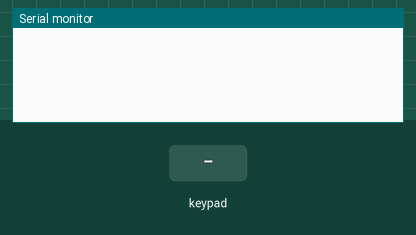
A sketch run on a simulated Arduino Uno, built with avr-gcc and run on an emulated ATmega328P. Parts: the last lines printed to the serial monitor. Wiring (inferred from the names in the program): 4×4 keypad with keys 1 2 3 A 4 5 6 B 7 8 9 C * 0 # D (labels assumed): rows pin 4, pin 5, pin 6, pin 7; columns pin 8, pin 9, pin 10, pin 11. Inputs (shaded band) come from the test bench.

Above: at 1.2 s.
1.3 s: key '1' pressed
At 2.4 s:
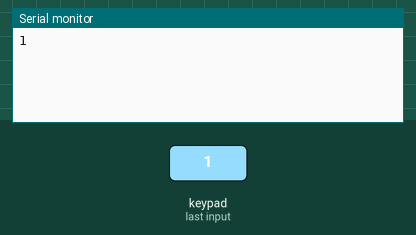
2.8 s: keypad keys 1 2 # pressed 0.4 s apart
At 4.1 s:
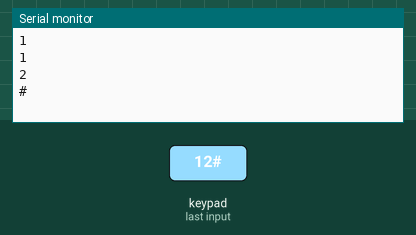
5.5 s: key 'A' pressed
At 6.7 s:
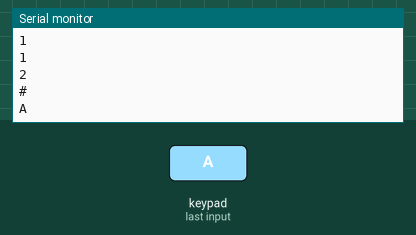
7.0 s: keypad keys 1 2 * pressed 0.4 s apart
At 8.6 s:
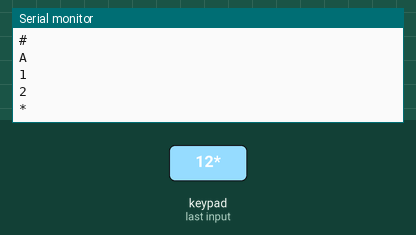
9.7 s: key 'B' pressed
At 10.9 s:
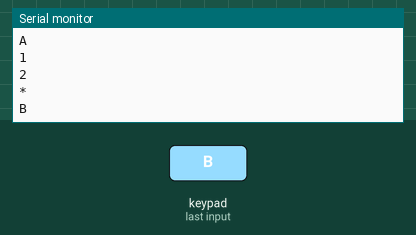
11.2 s: keypad keys 1 2 D pressed 0.4 s apart
At 12.9 s:
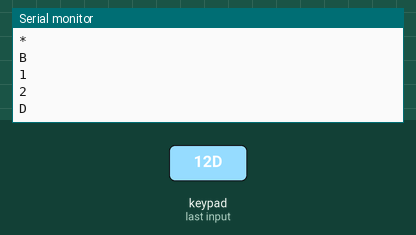

Measured:
- after the input at 1.3 s, the serial monitor: prints a new line at once (image 1)
- after the input at 2.8 s, the serial monitor: prints a new line after 0.40 s (image 2)
- after the input at 5.5 s, the serial monitor: prints a new line at once (image 3)
- after the input at 7.0 s, the serial monitor: prints a new line at once (image 4)
- after the input at 9.7 s, the serial monitor: prints a new line at once (image 5)
- after the input at 11.2 s, the serial monitor: prints a new line at once (image 6)

The sketch:

KeyMatrix_first.ino
```cpp
#define KEY_MATRIX_COLUMN_BASE 1
#define KEY_MATRIX_ROW_BASE 0

#define KEY_CLICK 0
#define KEY_NON_CLICK 1

#define KEY_POWER_ON 0
#define KEY_POWER_OFF 1

#define KEY_SIZE 4

int row[KEY_SIZE]={4, 5, 6, 7};
int col[KEY_SIZE]={8, 9, 10, 11};
int g_KeyData, g_KeyPrevData;
char g_ConvKeyData;
unsigned long g_curTime, g_prevTime=0;

void setup() {
  // put your setup code here, to run once:
InitKeyMatrix(KEY_SIZE, col, row, KEY_MATRIX_COLUMN_BASE);
Serial.begin(9600);
}

void loop() {
  // put your main code here, to run repeatedly:
  g_curTime=millis();

  if(g_curTime-g_prevTime>=100)
  {
  g_prevTime=g_curTime;

  g_KeyData=ReadKey(KEY_SIZE, col, row, KEY_MATRIX_COLUMN_BASE);

  if(g_KeyData!=-1 && g_KeyData!=g_KeyPrevData)
  {
      g_ConvKeyData=ConvKeyToNum(g_KeyData);
      Serial.println(g_ConvKeyData);
  }

  g_KeyPrevData=g_KeyData;
  }
}
```

KeyMatrixControl.ino
```cpp
void InitKeyMatrix(int MatrixSize, int col[], int row[], int MatrixType)
{
  int i;

    if(MatrixType==KEY_MATRIX_COLUMN_BASE)
    {
        for(i=0; i<MatrixSize; i++)
        {
            pinMode(col[i], OUTPUT);
            pinMode(row[i], INPUT);
        }
    }

    else if(MatrixType==KEY_MATRIX_ROW_BASE)
    {
        for(i=0; i<MatrixSize; i++)
        {
            pinMode(row[i], OUTPUT);
            pinMode(col[i], INPUT);
        }
    }
}


int ReadKey(int MatrixSize, int col[], int row[], int MatrixType)
{
    int i, j, key_State=KEY_NON_CLICK;

    if(MatrixType==KEY_MATRIX_COLUMN_BASE)
    {
        for(i=0; i<MatrixSize; i++)
        {
            for(j=0; j<MatrixSize; j++)
            {
                if(i==j)
                {
                  digitalWrite(col[j], KEY_POWER_ON);
                }
                else
                {
                  digitalWrite(col[j], KEY_POWER_OFF);
                }
            }

            for(j=0; j<MatrixSize; j++)
            {
                key_State=digitalRead(row[j]);

                if(key_State==KEY_CLICK)
                {

//                    Serial.println(i);
//                    Serial.println(j);
                    return (j*MatrixSize)+(i+1);
                }

            }
        }
        return -1;
    }

    else if(MatrixType==KEY_MATRIX_ROW_BASE)
    {
        for(i=0; i<MatrixSize; i++)
        {
            for(j=0; j<MatrixSize; j++)
            {
                if(i==j)
                {
                  digitalWrite(row[j], KEY_POWER_ON);
                }
                else
                {
                  digitalWrite(row[j], KEY_POWER_OFF);
                }
                key_State=digitalRead(col[j]);

                if(key_State==KEY_CLICK)
                {
                    return (j*MatrixSize)+(i+1);
                }
            }
        }
    }

}

char ConvKeyToNum(int KeyData)
{
   int Data;

   switch(KeyData)
   {
       case 4:
       return'A';
       break;

       case 8:
       return 'B';
       break;

       case 12:
       return 'C';
       break;

       case 13:
       return '*';
       break;

       case 15:
       return '#';
       break;

       case 16:
       return 'D';
       break;
   }
   if(KeyData>12)
   {
       Data='0';
   }
   else if(KeyData>8 && KeyData<12)
   {
       Data=ConvIntToChar(KeyData-2);
   }
   else if(KeyData>4 && KeyData<8)
   {
       Data=ConvIntToChar(KeyData-1);
   }
   else
   {
       Data= ConvIntToChar(KeyData);
   }
   return Data;
}

char ConvIntToChar(int Data)
{
    return Data+48;
}
```
